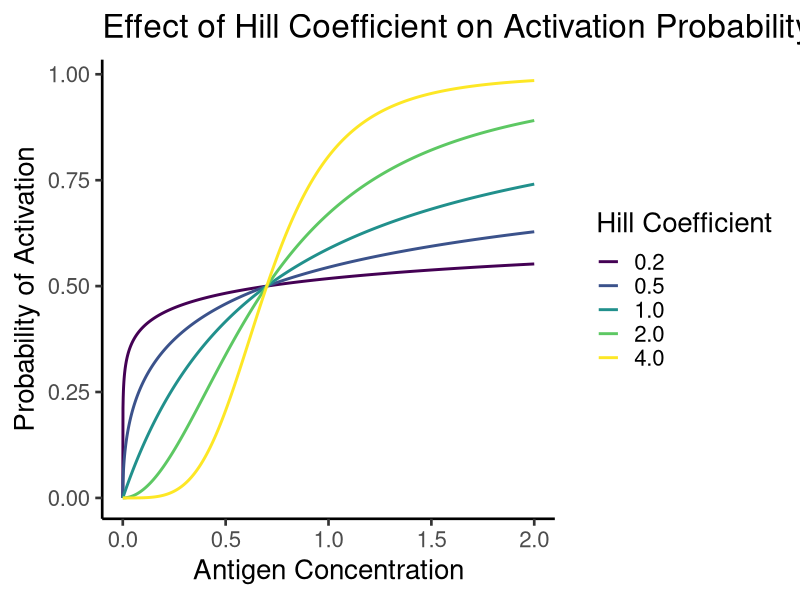
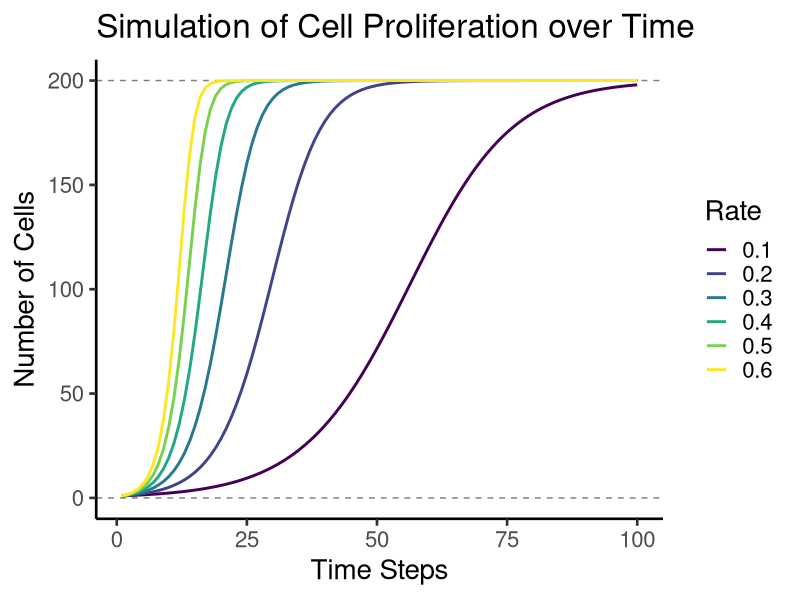
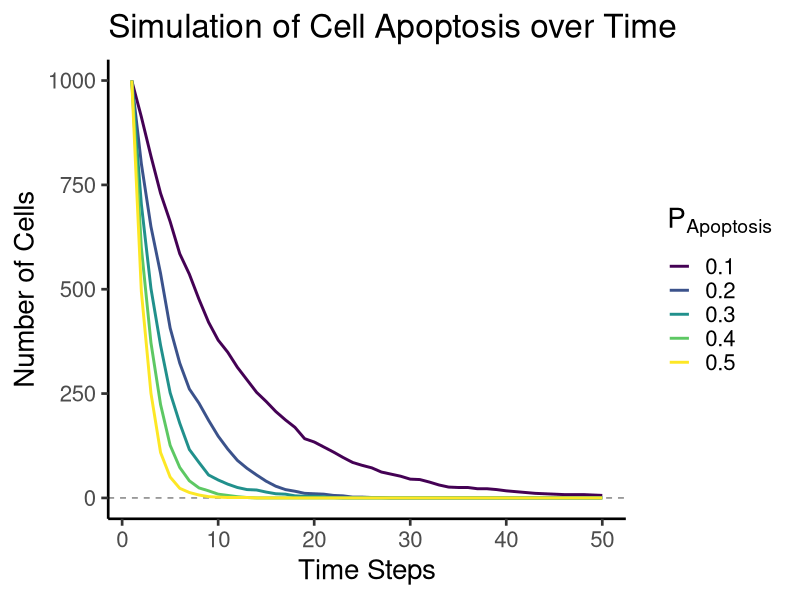
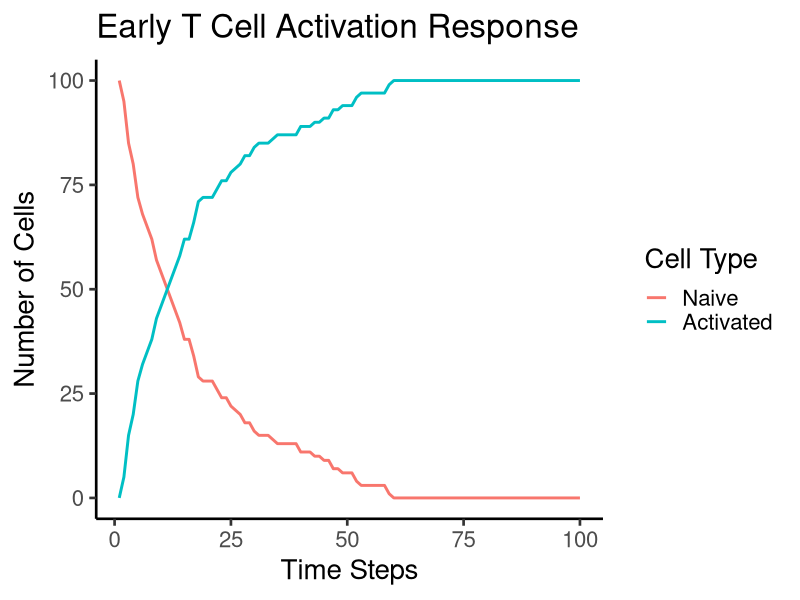
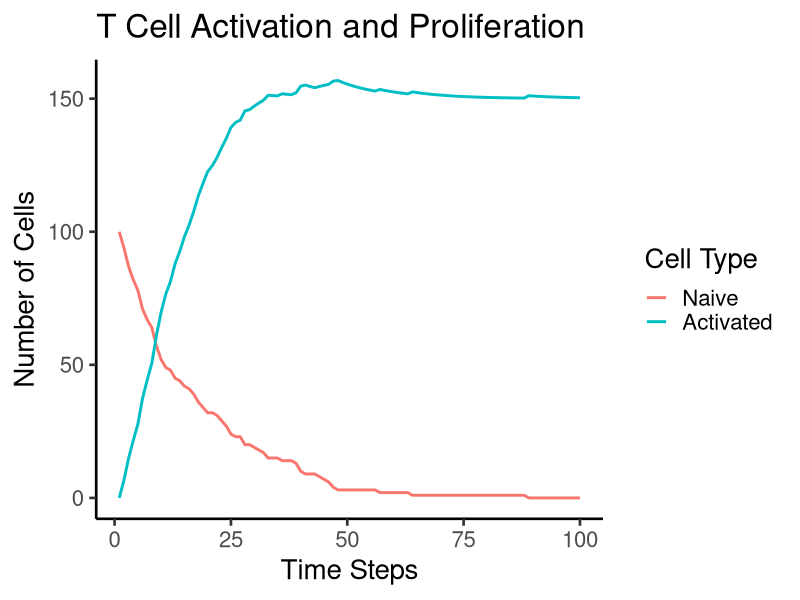
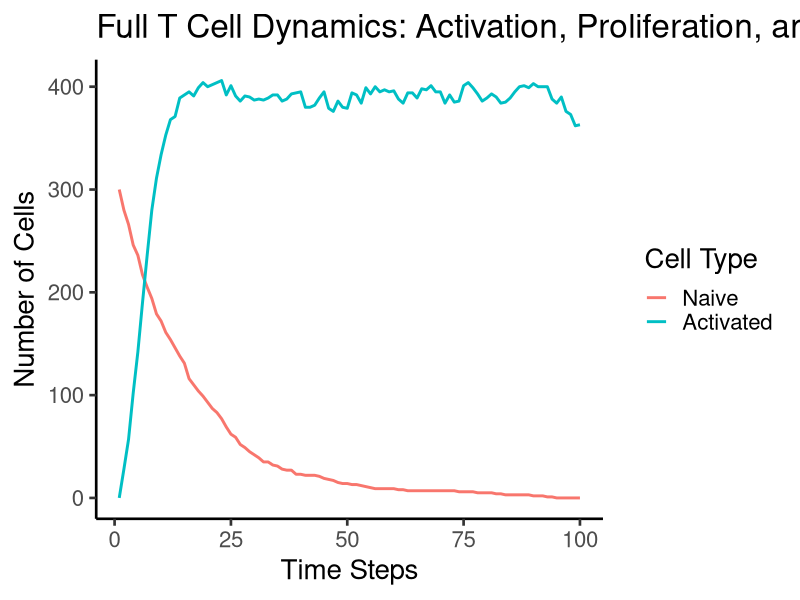
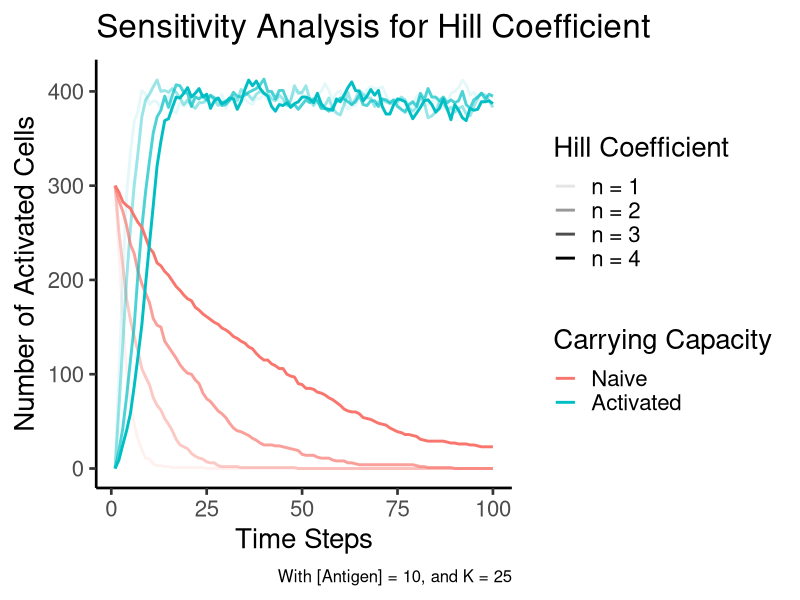

Generate these figures, in order, with R:
## ---- chunk 1
#| include: false
library(ggplot2)
library(data.table)

theme_set(new = theme_classic(base_size = 20))
## ---- chunk 2
activation_probability <- function(antigen, K, n) {
  (antigen^n) / (K^n + antigen^n)
}
## ---- chunk 3
#| code-fold: true
#| fig-cap: "**Hill coefficient (`n`) on T cell activation**. When `n = 1`, the response is nearly linear. However, as n increases (`n = 2`, `n = 4`), the activation curve becomes increasingly steep, demonstrating enhanced cooperativity and a more pronounced threshold effect. This highlights how small changes in antigen concentration can trigger large changes in activation probability when cooperativity is high. It's like comparing a gentle slope to a cliff, a small step can make a big difference when you're near the edge of the cliff (high `n`)."

antigen_conc <- seq(0, 2, by = 0.001)

df <- lapply(c("0.2" = 0.2, "0.5" = 0.5, 
         "1.0" = 1.0, "2.0" = 2.0, 
         "4.0" = 4.0), function(x) {
           data.table(
             Pr = activation_probability(antigen_conc, K = 0.7, n = x),
             Antigen = antigen_conc
           )
         }) |> rbindlist(idcol = "Hill coefficient")

ggplot(df, aes(Antigen, Pr)) +
  geom_line(aes(color = `Hill coefficient`), linewidth = 1) +
  labs(x = "Antigen Concentration", y = "Probability of Activation", color = "Hill Coefficient", title = "Effect of Hill Coefficient on Activation Probability") +
  scale_color_ordinal()
## ---- chunk 4
proliferation <- function(N, r, K) {
  N + r * N * (1 - N / K)
}
## ---- chunk 5
#| code-fold: true
#| fig-cap: "**Dynamics of T cell proliferation using the logistic growth model**. Simulations with varying growth rates (r) show that faster proliferation leads to a more rapid initial increase in cell numbers. However, the carrying capacity (K = 200) acts as a limiting factor, causing all populations to eventually reach a plateau, highlighting the constraint of resources on cell growth. It's like a race between different rabbit populations, the faster breeders get to the maximum population size quicker, but they all eventually hit the limit of their field."

## Function to simulate cell proliferation
proliferating_cells <- function(n_steps, n_cells, r, k) {
  cells <- numeric(n_steps)
  cells[1L] <- n_cells
  for (t in 2:n_steps) {
    cells[t] <- proliferation(N = cells[t-1], r = r, K = k)
  }
  data.table(Time = seq_len(n_steps), Cells = cells)
}

## Testing different Rate values
df <- lapply(X = seq(0.1, 0.6, by = 0.1), function(x) {
  proliferating_cells(100, 1, x, 200)
}) |> rbindlist(idcol = "Rate")

## Pretty labels for plotting
df[, Rate := ordered(Rate, levels = 1:6, labels = seq(0.1, 0.6, by = 0.1))]

## ggplot2 plot
ggplot(df, aes(Time, Cells, color = Rate)) +
  geom_hline(yintercept = c(0, 200), color = "gray50", 
             linewidth = 1/2, linetype = 2) +
  geom_line(linewidth = 1) +
  labs(x = "Time Steps",
       y = "Number of Cells", 
       title = "Simulation of Cell Proliferation over Time")
## ---- chunk 6
apoptosis <- function(N, p_apoptosis) {
  n_apoptosis <- rbinom(1, N, p_apoptosis) # Number of cells undergoing apoptosis
  N - n_apoptosis
}
## ---- chunk 7
#| code-fold: true
#| fig-cap: "**Effect of apoptosis probability on cell population size over time**. Simulations show that increasing the probability of apoptosis ($p_{\text{apoptosis}}$) results in a more rapid decrease in the number of cells, illustrating the direct relationship between apoptosis rate and population decline. It's like watching a sandcastle being washed away by the tide, the stronger the tide (higher `p_apoptosis`), the faster the sandcastle disappears."

## Function to simulate cell dead
apoptotic_cells <- function(n_steps, n_cells, p) {
  cells <- numeric(n_steps)
  cells[1L] <- n_cells
  for (t in 2:n_steps) {
    cells[t] <- apoptosis(N = cells[t-1], p_apoptosis = p)
  }
  data.table(Time = seq_len(n_steps), Cells = cells)
}

## Testing different Rate values
df <- lapply(X = seq(0.1, 0.5, by = 0.1), function(x) {
  apoptotic_cells(50, 1000, x)
}) |> rbindlist(idcol = "Probability")

## Pretty labels for plotting
df[, Probability := ordered(Probability, levels = 1:5, labels = seq(0.1, 0.5, by = 0.1))]

## ggplot2 plot
ggplot(df, aes(Time, Cells, color = Probability)) +
  geom_hline(yintercept = c(0), color = "gray50", 
             linewidth = 1/2, linetype = 2) +
  geom_line(linewidth = 1) +
  labs(x = "Time Steps",
       y = "Number of Cells", 
       title = "Simulation of Cell Apoptosis over Time",
       color = expression(P[Apoptosis]))
## ---- chunk 8
## T Cell population
n_steps <- 100         # Number of time steps
n_naive <- 100         # Initial number of naive T cells

## T Cell activation function
antigen_level <- 0.2   # Antigen concentration
K_activation <- 0.5    # Dissociation constant for activation
n_hill <- 3            # Hill coefficient for activation
## ---- chunk 9
## Simulation function
sim_t_activation <- function(n_steps, n_naive, antigen_level, K_activation, n_hill) {
  # Initialize data structures
  naive_t_cells <- numeric(n_steps)
  activated_t_cells <- numeric(n_steps)
  
  # Initial number of naive T cells
  naive_t_cells[1L] <- n_naive
  
  ## Probability of activation
  prob <- activation_probability(antigen_level, K_activation, n_hill)
  
  # Loop of activation cycle
  for (t in 2:n_steps) {
    # Probabilistic Activation of T cells
    n_activated <- 0
    n_activated <- sum(runif(n = naive_t_cells[t-1]) < prob)
    
    ## Update population of T cells
    naive_t_cells[t] <- naive_t_cells[t-1] - n_activated
    activated_t_cells[t] <- activated_t_cells[t-1] + n_activated
  }
  
  # Preparing the data from the simulation
  df <- data.table(Time = seq_len(n_steps), 
                   Naive = naive_t_cells, 
                   Activated = activated_t_cells)
  
  # In long format
  melt(df, id.vars = "Time")
}
## ---- chunk 10
#| code-fold: true
#| fig-cap: "**Early stages of T cell activation in response to antigen**. The simulation demonstrates a decline in the naive T cell population coupled with a corresponding rise in the activated T cell population, reflecting the transition from naive to activated state. It's like turning up the heat on the battlefield, the stronger the enemy (higher antigen level), the quicker our T cells get mobilized."

df <- sim_t_activation(n_steps, n_naive, antigen_level, K_activation, n_hill)

ggplot(df, aes(x = Time, y = value, color = variable)) +
  geom_line(linewidth = 1) +
  labs(title = "Early T Cell Activation Response", x = "Time Steps", y = "Number of Cells", color = "Cell Type")
## ---- chunk 11
## T Cell Proliferation and Apoptosis
r_proliferation <- 0.1 # Proliferation rate
K_carrying <- 150      # Carrying capacity
## ---- chunk 12
#| echo: false

## Simulation function
sim_t_activation <- function(n_steps, n_naive, antigen_level, K_activation, n_hill, r_proliferation, K_carrying) {
  # Initialize data structures
  naive_t_cells <- numeric(n_steps)
  activated_t_cells <- numeric(n_steps)
  
  # Initial number of naive T cells
  naive_t_cells[1L] <- n_naive
  
  ## Probability of activation
  prob <- activation_probability(antigen_level, K_activation, n_hill)
  
  # Loop of activation cycle
  for (t in 2:n_steps) {
    # Probabilistic Activation of T cells
    n_activated <- 0
    n_activated <- sum(runif(n = naive_t_cells[t-1]) < prob)
    
    ## Update population of T cells
    naive_t_cells[t] <- naive_t_cells[t-1] - n_activated
    activated_t_cells[t] <- activated_t_cells[t-1] + n_activated
    
    ## Adding proliferation dynamics
    activated_t_cells[t] <- proliferation(activated_t_cells[t], r_proliferation, K_carrying)
  }
  
  # Preparing the data from the simulation
  df <- data.table(Time = seq_len(n_steps), 
                   Naive = naive_t_cells, 
                   Activated = activated_t_cells)
  
  # In long format
  melt(df, id.vars = "Time")
}
## ---- chunk 13
#| code-fold: true
#| fig-cap: "**Combined processes of T cell activation and proliferation**. Following initial activation driven by antigen (as seen by the decrease in naive T cells and increase in activated T cells), the activated population undergoes logistic growth. This is characterized by an initial phase of rapid, near-exponential expansion, which then slows down as the population approaches the carrying capacity (`K = 150`), demonstrating resource limitation. It's like a population of rabbits in a field, they multiply quickly at first, but eventually, they run out of space and resources, and the population stabilizes."

df <- sim_t_activation(n_steps, n_naive, antigen_level, K_activation, n_hill, r_proliferation, K_carrying)

ggplot(df, aes(x = Time, y = value, color = variable)) +
  geom_line(linewidth = 1) +
  labs(title = "T Cell Activation and Proliferation", x = "Time Steps", y = "Number of Cells", color = "Cell Type")
## ---- chunk 14
#| echo: false

## Simulation function
sim_t_activation <- function(n_steps, n_naive, antigen_level, K_activation, n_hill, r_proliferation, K_carrying, p_apoptosis) {
  # Initialize data structures
  naive_t_cells <- numeric(n_steps)
  activated_t_cells <- numeric(n_steps)
  
  # Initial number of naive T cells
  naive_t_cells[1L] <- n_naive
  
  ## Probability of activation
  prob <- activation_probability(antigen_level, K_activation, n_hill)
  
  # Loop of activation cycle
  for (t in 2:n_steps) {
    # Probabilistic Activation of T cells
    n_activated <- 0
    n_activated <- sum(runif(n = naive_t_cells[t-1]) < prob)
    
    ## Update population of T cells
    naive_t_cells[t] <- naive_t_cells[t-1] - n_activated
    activated_t_cells[t] <- activated_t_cells[t-1] + n_activated
    
    ## Adding proliferation dynamics
    activated_t_cells[t] <- proliferation(activated_t_cells[t], r_proliferation, K_carrying)
    
    ## Adding the effect of apoptotis
    activated_t_cells[t] <- apoptosis(N = round(activated_t_cells[t]), p_apoptosis)
  }
  
  # Preparing the data from the simulation
  df <- data.table(Time = seq_len(n_steps), 
                   Naive = naive_t_cells, 
                   Activated = activated_t_cells)
  
  # In long format
  melt(df, id.vars = "Time")
}
## ---- chunk 15
#| code-fold: true
#| fig-cap: "**Integration of all key T cell processes: activation, proliferation, and apoptosis**. Following antigen-driven activation, activated T cells proliferate, reaching a peak population size. Subsequently, apoptosis leads to a decline in the activated T cell population, demonstrating the dynamic balance between expansion and contraction of the immune response. It's like watching a battle unfold, there's an initial surge of troops, but eventually, attrition takes its toll, and the battle either reaches a stalemate or one side prevails."

## Parameters
p_apoptosis = 0.1 # Probability of apoptosis
n_naive = 300 # Number of initial naive T cells
K_carrying = 500 # Carrying capacity
r_proliferation = 0.5 # Proliferation rate

# Simulation loop with activation, proliferation, and apoptosis
df <- sim_t_activation(n_steps, n_naive, antigen_level, K_activation, n_hill, r_proliferation, K_carrying, p_apoptosis)

# Plot the full simulation
ggplot(df, aes(x = Time, y = value, color = variable)) +
  geom_line(linewidth = 1) +
  labs(title = "Full T Cell Dynamics: Activation, Proliferation, and Apoptosis", x = "Time Steps", y = "Number of Cells", color = "Cell Type")
## ---- chunk 16
#| code-fold: true
#| fig-cap: "**Impact of the Hill coefficient on the dynamics of T cell activation and recruitment**. By varying n from 1 to 4, we observe a transition from a gradual, almost linear response (`n=1`) to a highly switch-like response (`n=4`)."

# Sensitivity analysis for Hill coefficient
n_hill <- c("n = 1" = 1, "n = 2" = 2, "n = 3" = 3, "n = 4" = 4)
df <- lapply(n_hill, function(x) {
  sim_t_activation(n_steps = 100, n_naive = 300, 
                   antigen_level = 10, K_activation = 25, n_hill = x, 
                   r_proliferation = 0.5, K_carrying = 500, p_apoptosis = 0.10)
}) |> rbindlist(idcol = "n_hill")

ggplot(df, aes(x = Time, y = value, color = variable)) +
    geom_line(aes(alpha = ordered(n_hill)), linewidth = 1) +
    labs(title = "Sensitivity Analysis for Hill Coefficient", 
         x = "Time Steps", 
         y = "Number of Activated Cells", 
         color = "Carrying Capacity", 
         alpha = "Hill Coefficient",
         caption = "With [Antigen] = 10, and K = 25") +
  theme(plot.caption = element_text(size = 12))

